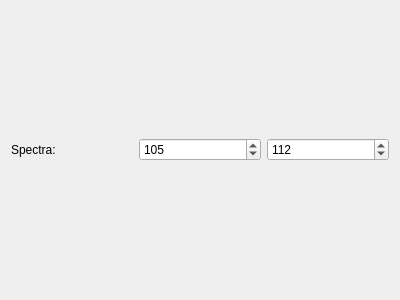
<?xml version="1.0" encoding="UTF-8"?>
<ui version="4.0">
 <class>Form</class>
 <widget class="QWidget" name="Form">
  <property name="geometry">
   <rect>
    <x>0</x>
    <y>0</y>
    <width>400</width>
    <height>300</height>
   </rect>
  </property>
  <property name="windowTitle">
   <string>Form</string>
  </property>
  <layout class="QGridLayout" name="gridLayout">
   <item row="0" column="0">
    <widget class="QLabel" name="lb_spectra">
     <property name="text">
      <string>Spectra:</string>
     </property>
    </widget>
   </item>
   <item row="0" column="1">
    <widget class="QSpinBox" name="sb_spectraMin">
     <property name="maximum">
      <number>500</number>
     </property>
     <property name="value">
      <number>105</number>
     </property>
    </widget>
   </item>
   <item row="0" column="2">
    <widget class="QSpinBox" name="sb_spectraMax">
     <property name="maximum">
      <number>500</number>
     </property>
     <property name="value">
      <number>112</number>
     </property>
    </widget>
   </item>
  </layout>
 </widget>
 <resources/>
 <connections/>
</ui>
